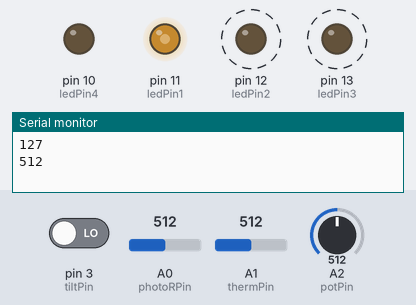
This sketch was run on a simulated Arduino Uno, built with avr-gcc and run on an emulated ATmega328P. On the bench: output pins drawn as LEDs (lit = HIGH), the last lines printed to the serial monitor. Dashed ring = blinking. Inputs (shaded band) come from the test bench; at power-on: A0 (photoRPin) = 512, pin 3 (tiltPin) LOW, A1 (thermPin) = 512, A2 (potPin) = 512.

Above: at 1.2 s.
1.3 s: A0 (photoRPin) set to 306
At 3.4 s:
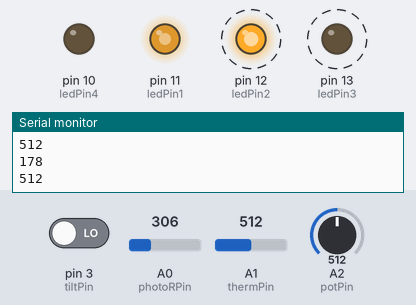
5.0 s: pin 3 (tiltPin) driven HIGH
At 7.8 s:
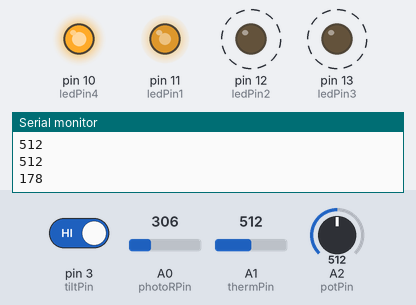
8.5 s: A0 (photoRPin) set to 122
At 11.2 s:
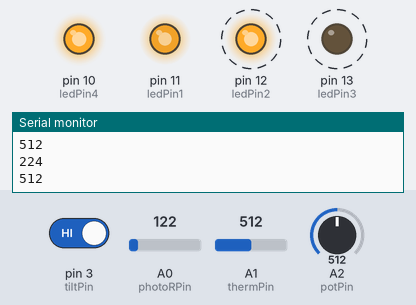
13.3 s: pin 3 (tiltPin) driven LOW
At 17.9 s:
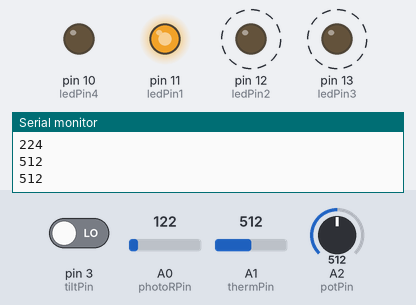
18.4 s: A0 (photoRPin) set to 900
At 23.4 s:
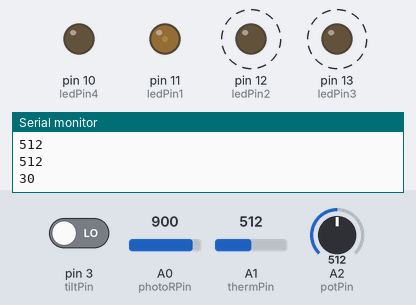
23.6 s: pin 3 (tiltPin) driven HIGH
At 28.6 s:
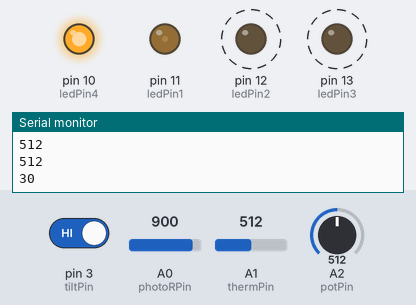
Timing chart, 0 to 29.7 s (numbered marks = the images above; inputs shaded):
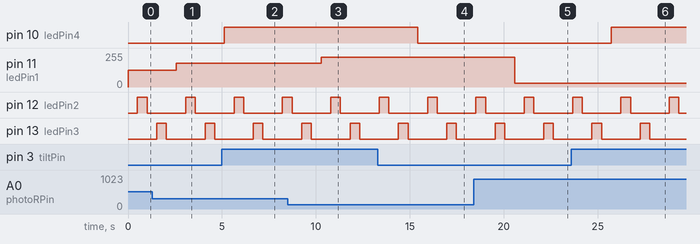

Measured:
- after the input at 1.3 s, pin 11 (ledPin1): 127/255 → 178/255 after 1.3 s
- after the input at 5.0 s, pin 10 (ledPin4): LOW → HIGH after 0.12 s
- after the input at 8.5 s, pin 11 (ledPin1): 178/255 → 224/255 after 1.8 s
- after the input at 13.3 s, pin 10 (ledPin4): HIGH → LOW after 2.1 s
- after the input at 18.4 s, pin 11 (ledPin1): 224/255 → 30/255 after 2.2 s
- after the input at 23.6 s, pin 10 (ledPin4): LOW → HIGH after 2.1 s
- by itself, pin 12 (ledPin2), pin 13 (ledPin3): alternates HIGH for 0.51 s and LOW for 2.1 s

The sketch:

final_project.ino
```cpp
//Tej Patel

int photoRPin = 0;
int minLight;
int maxLight;
int lightLevel;
int adjustedLightLevel;
int thermPin = 1;
int potPin = 2;
int tiltPin = 3;
int treading;
int ledPin1= 11;
int ledPin2 = 12;
int ledPin3 = 13;
int ledPin4 = 10;
int val = 0;
int tal = 0;

void setup() {
 Serial.begin(9600);

 //Setup the starting light level limits
 lightLevel=analogRead(photoRPin);
 minLight=lightLevel-20;
 maxLight=lightLevel;
 pinMode(ledPin1, OUTPUT);
 pinMode(ledPin2, OUTPUT);
 pinMode(ledPin3, OUTPUT);
 pinMode(ledPin4, OUTPUT);
 pinMode(tiltPin, INPUT);
}

void loop(){
 //auto-adjust the minimum and maximum limits in real time
 lightLevel=analogRead(photoRPin);
 if(minLight>lightLevel){
 minLight=lightLevel;
 }
 if(maxLight<lightLevel){
 maxLight=lightLevel;
 }
 lightLevel = 1023 - lightLevel;
 //Adjust the light level to produce a result between 0 and 255.
 adjustedLightLevel = map(lightLevel, 0, 1023, 0, 255);
 analogWrite(ledPin1, adjustedLightLevel);
  //Send the adjusted Light level result to Serial port (processing)
 Serial.println(adjustedLightLevel);
 //slow down the transmission for effective Serial communication.
 delay(500);

 val = analogRead(potPin);
 digitalWrite(ledPin2, HIGH);
 Serial.println(val);
 delay(val);
 digitalWrite(ledPin2, LOW);
 delay(val);

 tal = analogRead(thermPin);
 digitalWrite(ledPin3, HIGH);
 Serial.println(tal);
 delay(tal);
 digitalWrite(ledPin3, LOW);
 delay(tal);

 if(digitalRead(tiltPin) == HIGH){
   digitalWrite(ledPin4, HIGH);
 }else{
   digitalWrite(ledPin4, LOW);
 }
 delay(25);
}
```
